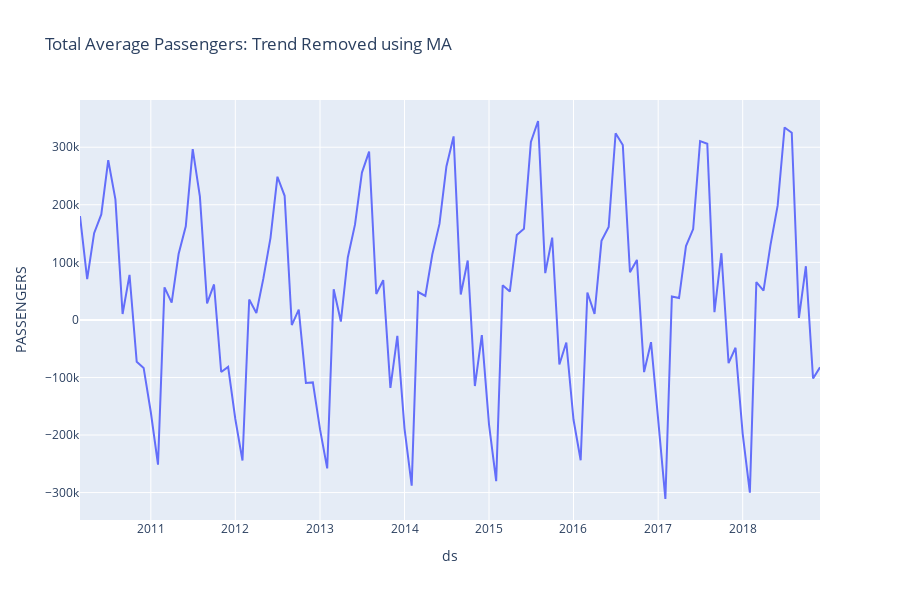

Source (notebook cell):
### Code cell
px.line(data_remove_trend.reset_index(), 
        x='ds', 
        y="PASSENGERS", 
        title='Total Average Passengers: Trend Removed using MA'
        )
